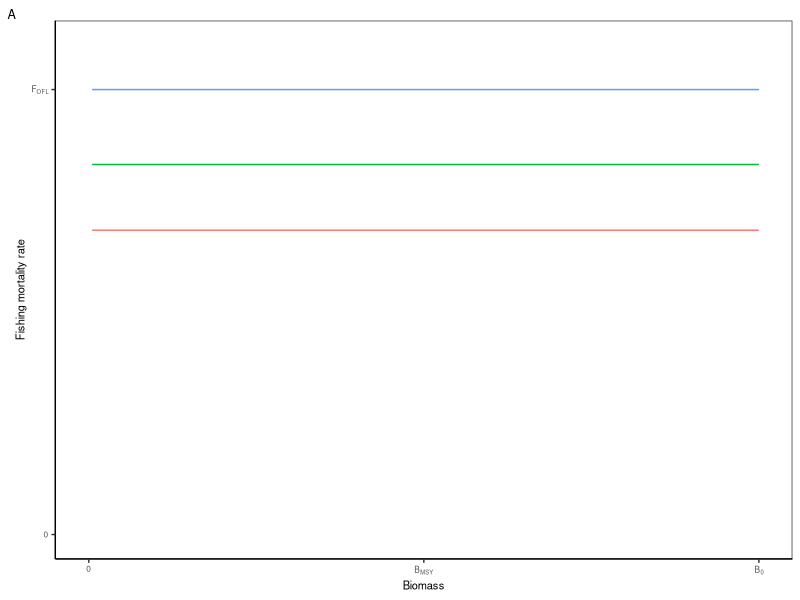
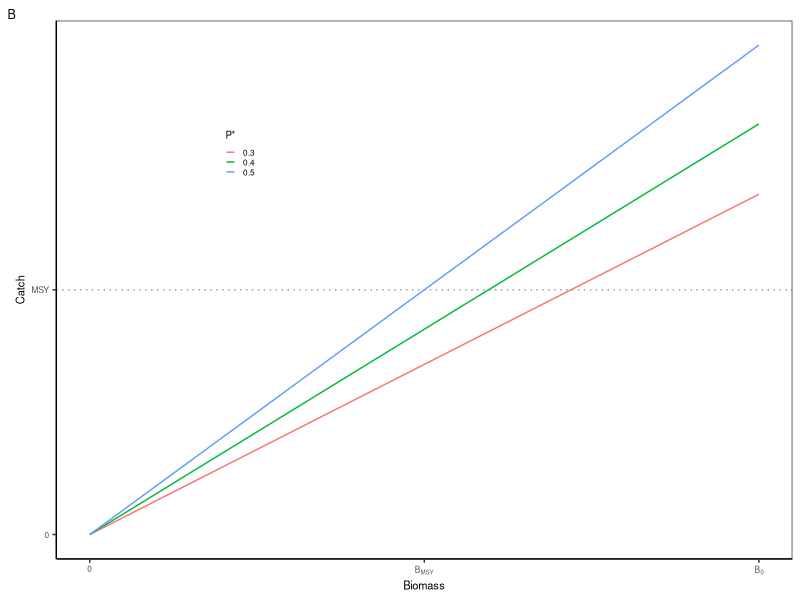
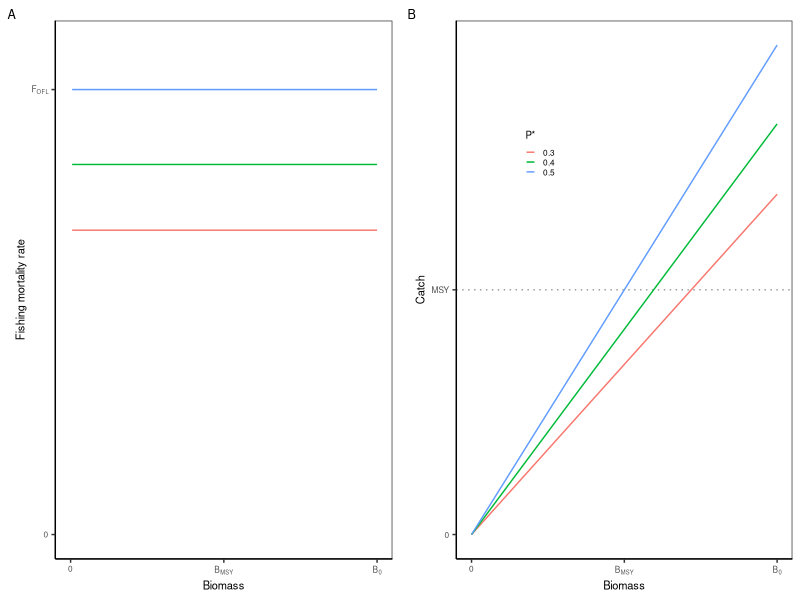

R code for these plots, in order: (Note: this script raises an error after producing the figures.)

# Clear workspace
rm(list = ls())
options(dplyr.summarise.inform=F)

# Setup
################################################################################

# Packages
library(tidyverse)

# Directories
plotdir <- "data/hcrs/figures"
outdir <- "data/hcrs/raw"


# Set parameters
################################################################################

# Parameters
k <- 1
r <- 0.2

# MSY reference points
b_msy <- k/2
u_msy <- r/2
msy <- b_msy*u_msy
f_msy <- -log(1 - u_msy)
u_ofl <- u_msy
f_ofl <- -log(1 - u_ofl)


# Functions
################################################################################

# Calculcate catch
# Test: biomass <- 0.3; pstar <- 0.25; cv <- 0.5
calc_abc <- function(biomass, pstar, cv=1, u_ofl){

  # Build OFL distribution
  # CV = sqrt(exp(sdlog^2)-1)
  # sdlog = log(CV^2+1)
  # median = exp(meanlog)
  # meanlog = log(median)
  ofl_median <- biomass * u_ofl
  ofl_sdlog <- log(cv^2+1)
  ofl_meanlog <- log(ofl_median)

  # Confirm that you calculated the parameters correctly: specified median = derived median
  all.equal(ofl_median, qlnorm(0.5, meanlog=ofl_meanlog, sdlog=ofl_sdlog))

  # Derive the ABC given the P*
  abc <- qlnorm(pstar, meanlog=ofl_meanlog, sdlog=ofl_sdlog)

  # Return
  return(abc)

}


# Build data
################################################################################

# CVs by tier 1, 2, 3
pstars <- c(0.3, 0.4, 0.5)


# Biomass values
b_inc <- 0.005
b_vals <- seq(0, k, b_inc)
nvals <- length(b_vals)

# Build data
data <- expand.grid(biomass=b_vals,
                    pstar=pstars) %>%
  # Add B/BMSY
  mutate(bbmsy=biomass/b_msy) %>%
  # Calculate catch
  rowwise() %>%
  mutate(ofl=biomass*u_ofl,
         abc=calc_abc(biomass=biomass, u_ofl=u_ofl, pstar=pstar)) %>%
  ungroup() %>%
  # Gather
  gather(key="value", value="catch", 4:ncol(.)) %>%
  mutate(value=toupper(value)) %>%
  # Calculate mortality
  mutate(u=catch/biomass,
         f=-log(1 - u))


# Plot data
################################################################################

# My theme
my_theme <- theme(axis.text=element_text(size=6),
                  axis.title=element_text(size=8),
                  legend.text=element_text(size=6),
                  legend.title=element_text(size=7),
                  plot.title = element_text(size=8),
                  plot.tag=element_text(size=9),
                  # Gridlines
                  panel.grid.major = element_blank(),
                  panel.grid.minor = element_blank(),
                  panel.background = element_blank(),
                  axis.line = element_line(colour = "black"),
                  # Legend
                  legend.position = c(0.25, 0.75),
                  legend.key.size = unit(0.25, "cm"),
                  legend.margin = margin(c(-0.1,0,0,0), unit="cm"),
                  legend.background = element_rect(fill=alpha('blue', 0)))

# Plot F
g1 <- ggplot(data %>% filter(value!="OFL"), aes(x=biomass, y=f, color=as.character(pstar), linetype=value)) +
  geom_line() +
  # Labels
  labs(x="Biomass", y="Fishing mortality rate", tag="A") +
  # Axis
  scale_x_continuous(breaks=c(0, b_msy, k),
                     labels=c("0", expression("B"["MSY"]), expression("B"["0"]))) +
  scale_y_continuous(lim=c(0, f_ofl*1.1),
                     breaks=c(0, f_ofl),
                     labels=c("0", expression("F"["OFL"]))) +
  # Theme
  theme_bw() + my_theme +
  theme(legend.position = "none")
g1


# Plot catch
g2 <- ggplot(data %>% filter(value!="OFL"), aes(x=biomass, y=catch, color=as.character(pstar))) +
  geom_hline(yintercept=msy, linetype="dotted", color="grey60") +
  geom_line() +
  # Labels
  labs(x="Biomass", y="Catch", tag="B") +
  # Axis
  scale_x_continuous(breaks=c(0, b_msy, k),
                     labels=c("0", expression("B"["MSY"]), expression("B"["0"]))) +
  scale_y_continuous(breaks=c(0, msy), labels=c("0", "MSY")) +
  # Legend
  scale_color_discrete("P*") +
  # Theme
  theme_bw() + my_theme
g2

# Merge
g <- gridExtra::grid.arrange(g1, g2, nrow=1)
g

# Export
ggsave(g, filename=file.path(plotdir, "figure_hcr_safmc_all.png"),
       width=6.5, height=2.75, units="in", dpi=600)

